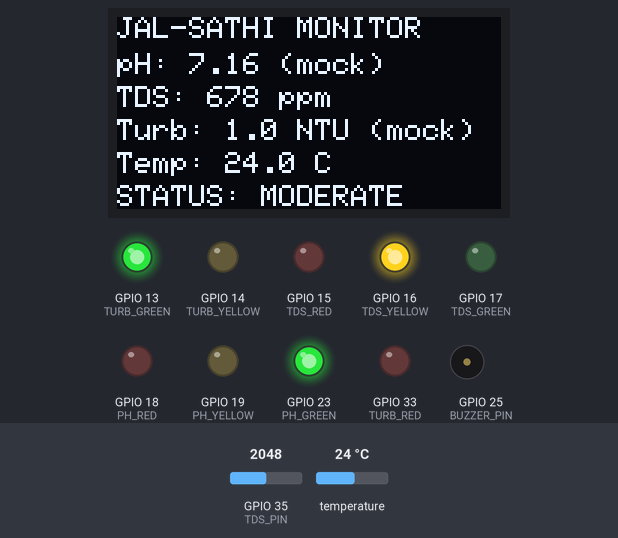
Simulated run of this sketch. Board: ESP32. Parts: 128×64 one-colour display, output pins drawn as LEDs (lit = HIGH), buzzer (waves = sounding, pin HIGH). Inputs (shaded band) come from the test bench; at power-on: temperature 24 °C, GPIO 35 (TDS_PIN) = 2048 (analog values on the 0–4095 scale). WiFi joins after 1.5 s; servers stay silent unless stated; uploads are accepted with an empty reply; random numbers use the default seed unless the sketch sets one; what the sketch prints to the serial monitor is not drawn.

Above: at 5.1 s.
5.2 s: temperature set to 13.7 °C
At 7.1 s:
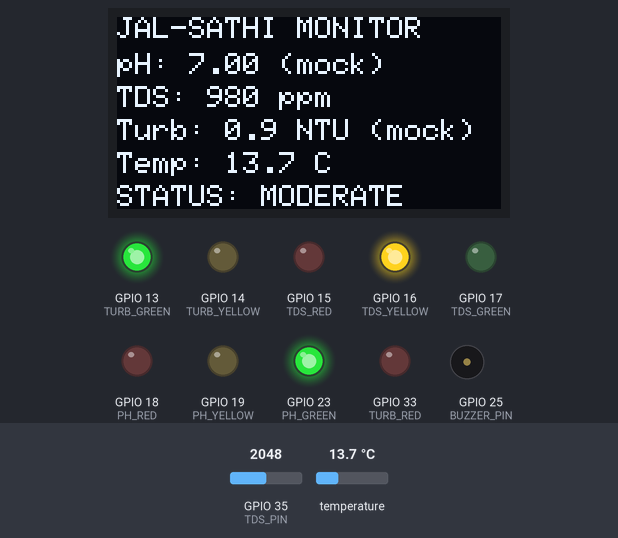
10.4 s: temperature set to 12.8 °C
At 13.0 s:
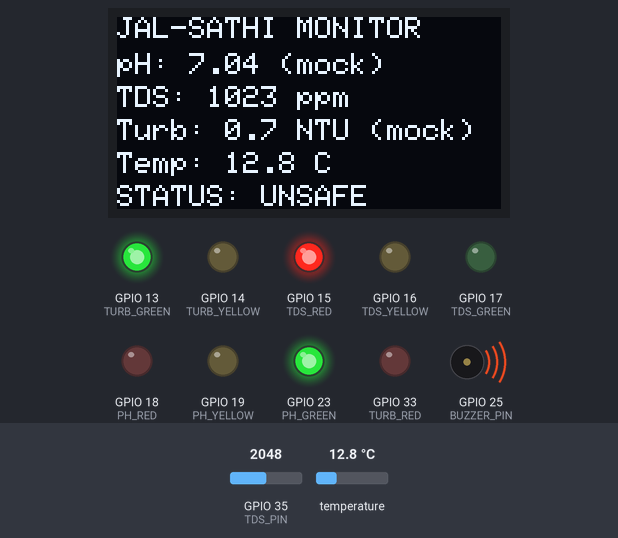
15.6 s: GPIO 35 (TDS_PIN) set to 1949
At 18.2 s:
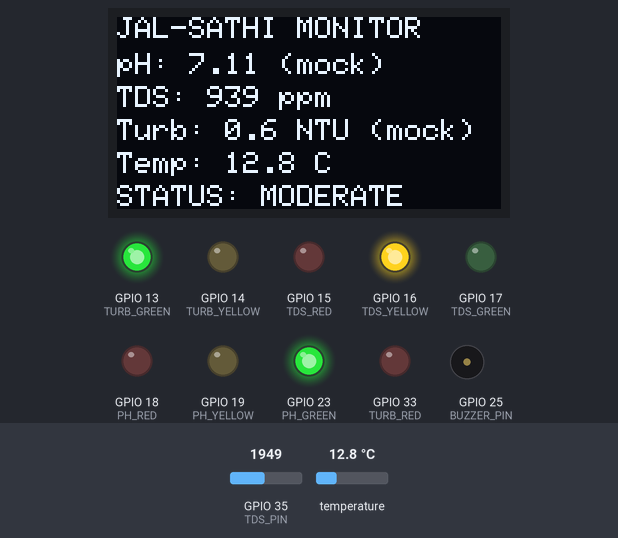
20.0 s: GPIO 35 (TDS_PIN) set to 1304
At 24.1 s:
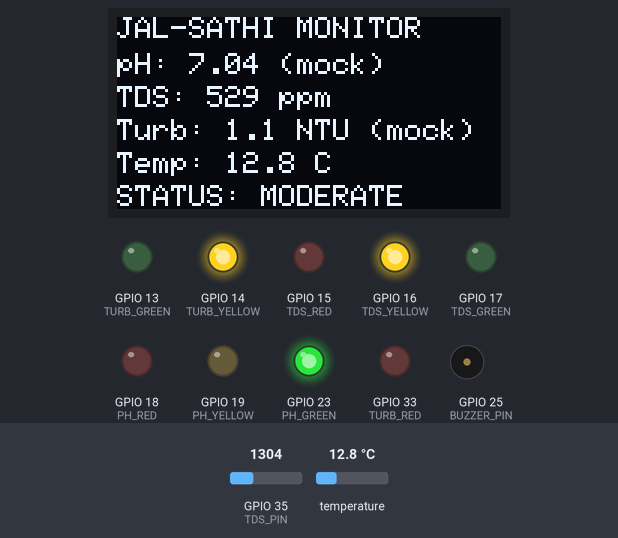
24.6 s: GPIO 35 (TDS_PIN) set to 1193
At 28.4 s:
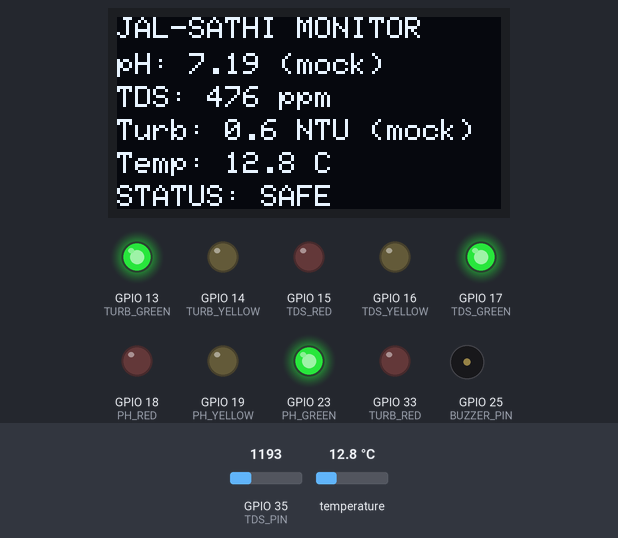
29.8 s: temperature set to 12 °C
At 31.9 s:
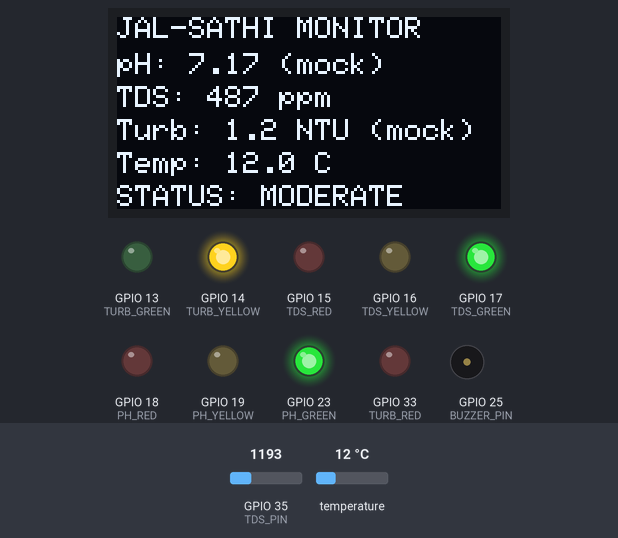
Timing chart, 0 to 33.9 s (numbered marks = the images above; inputs shaded):
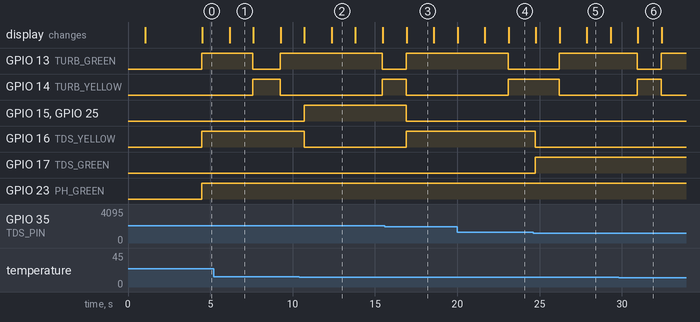

The sketch:

firmware.ino
```cpp
#include <WiFi.h>
#include <HTTPClient.h>
#include <ArduinoJson.h>
#include <Wire.h>
#include <Adafruit_GFX.h>
#include <Adafruit_SSD1306.h>
#include <OneWire.h>
#include <DallasTemperature.h>
#include <math.h>

// ================= NETWORK CONFIG =================
const char* ssid = "POCO X6 Neo 5G";
const char* password = "999000999";
const char* serverEndpoint = "http://10.179.39.203:5000/api/sensor-data";

// ================= PIN DEFINITIONS =================
#define TDS_PIN       35   // Real physical TDS sensor
#define ONE_WIRE_BUS  4    // DS18B20 digital temperature sensor

// 9-LED Status Matrix Pins
#define PH_GREEN   23
#define PH_YELLOW  19
#define PH_RED     18

#define TDS_GREEN  17
#define TDS_YELLOW 16
#define TDS_RED    15

#define TURB_GREEN 13
#define TURB_YELLOW 14
#define TURB_RED   33

#define BUZZER_PIN 25

#define SCREEN_WIDTH 128
#define SCREEN_HEIGHT 64
#define OLED_RESET -1
#define OLED_ADDR 0x3C

// ================= THRESHOLDS =================
#define PH_SAFE_MIN   6.5
#define PH_SAFE_MAX   8.5
#define PH_MOD_MIN    6.0
#define PH_MOD_MAX    9.0

#define TDS_SAFE_MAX  500
#define TDS_MOD_MAX   1000

#define TURB_SAFE_MAX 1.0
#define TURB_MOD_MAX  5.0

// ================= OBJECTS & GLOBAL VARS =================
Adafruit_SSD1306 display(SCREEN_WIDTH, SCREEN_HEIGHT, &Wire, OLED_RESET);
OneWire oneWire(ONE_WIRE_BUS);
DallasTemperature sensors(&oneWire);

bool phSafe = false, phModerate = false;
bool tdsSafe = false, tdsModerate = false;
bool turbSafe = false, turbModerate = false;

const unsigned long SEND_INTERVAL_MS = 3000;
unsigned long lastSendTime = 0;

// ================= LED HELPERS =================
void allLEDOff() {
  digitalWrite(PH_GREEN, LOW); digitalWrite(PH_YELLOW, LOW); digitalWrite(PH_RED, LOW);
  digitalWrite(TDS_GREEN, LOW); digitalWrite(TDS_YELLOW, LOW); digitalWrite(TDS_RED, LOW);
  digitalWrite(TURB_GREEN, LOW); digitalWrite(TURB_YELLOW, LOW); digitalWrite(TURB_RED, LOW);
}

void checkPH(float ph) {
  digitalWrite(PH_GREEN, LOW); digitalWrite(PH_YELLOW, LOW); digitalWrite(PH_RED, LOW);
  if (ph >= PH_SAFE_MIN && ph <= PH_SAFE_MAX) { digitalWrite(PH_GREEN, HIGH); phSafe = true; phModerate = false; }
  else if (ph >= PH_MOD_MIN && ph <= PH_MOD_MAX) { digitalWrite(PH_YELLOW, HIGH); phSafe = false; phModerate = true; }
  else { digitalWrite(PH_RED, HIGH); phSafe = false; phModerate = false; }
}

void checkTDS(float tds) {
  digitalWrite(TDS_GREEN, LOW); digitalWrite(TDS_YELLOW, LOW); digitalWrite(TDS_RED, LOW);
  if (tds <= TDS_SAFE_MAX) { digitalWrite(TDS_GREEN, HIGH); tdsSafe = true; tdsModerate = false; }
  else if (tds <= TDS_MOD_MAX) { digitalWrite(TDS_YELLOW, HIGH); tdsSafe = false; tdsModerate = true; }
  else { digitalWrite(TDS_RED, HIGH); tdsSafe = false; tdsModerate = false; }
}

void checkTurbidity(float turbidity) {
  digitalWrite(TURB_GREEN, LOW); digitalWrite(TURB_YELLOW, LOW); digitalWrite(TURB_RED, LOW);
  if (turbidity <= TURB_SAFE_MAX) { digitalWrite(TURB_GREEN, HIGH); turbSafe = true; turbModerate = false; }
  else if (turbidity <= TURB_MOD_MAX) { digitalWrite(TURB_YELLOW, HIGH); turbSafe = false; turbModerate = true; }
  else { digitalWrite(TURB_RED, HIGH); turbSafe = false; turbModerate = false; }
}

// ================= SENSOR READINGS =================
float readTemperature() {
  sensors.requestTemperatures();
  float tempC = sensors.getTempCByIndex(0);

  // DS18B20 returns -127.0 C if wiring/resistor is missing or pin is wrong
  if (tempC == DEVICE_DISCONNECTED_C || tempC <= -100.0) {
    Serial.println("  [WARN] DS18B20 Disconnected (-127C) -> Fallback to 25.0 C. Add 4.7k resistor on GPIO 4!");
    return 25.0;
  }
  return tempC;
}

float readTDS(float temperature) {
  long sum = 0;
  int samples = 30;

  // 30-sample averaging loop to remove ESP32 ADC noise spikes
  for (int i = 0; i < samples; i++) {
    sum += analogRead(TDS_PIN);
    delay(5);
  }

  int analogValue = sum / samples;

  // Ignore internal ESP32 ADC noise floor (ADC < 100 = 0 ppm)
  if (analogValue < 100) {
    Serial.print("  [DEBUG] Avg ADC: "); Serial.print(analogValue);
    Serial.println(" | Signal too low -> 0 ppm");
    return 0.0;
  }

  float voltage = analogValue * (3.3 / 4095.0);

  Serial.print("  [DEBUG] Avg ADC: "); Serial.print(analogValue);
  Serial.print("  | Voltage: "); Serial.println(voltage, 3);

  float compensationCoefficient = 1.0 + 0.02 * (temperature - 25.0);
  float compensationVoltage = voltage / compensationCoefficient;

  float tdsValue = (133.42 * pow(compensationVoltage, 3)
                    - 255.86 * pow(compensationVoltage, 2)
                    + 857.39 * compensationVoltage) * 0.5;

  return (tdsValue < 0) ? 0.0 : tdsValue;
}

// ================= WIFI =================
void connectWiFi() {
  Serial.print("Connecting to WiFi");
  WiFi.mode(WIFI_STA);
  WiFi.begin(ssid, password);
  while (WiFi.status() != WL_CONNECTED) {
    delay(500);
    Serial.print(".");
  }
  Serial.println("\nWiFi Connected! IP: " + WiFi.localIP().toString());
}

// ================= SETUP =================
void setup() {
  Serial.begin(115200);
  delay(1000);

  // Configure ESP32 ADC resolution and range
  analogReadResolution(12);
  analogSetAttenuation(ADC_11db);

  // Configure 9-LED Matrix & Buzzer
  pinMode(PH_GREEN, OUTPUT); pinMode(PH_YELLOW, OUTPUT); pinMode(PH_RED, OUTPUT);
  pinMode(TDS_GREEN, OUTPUT); pinMode(TDS_YELLOW, OUTPUT); pinMode(TDS_RED, OUTPUT);
  pinMode(TURB_GREEN, OUTPUT); pinMode(TURB_YELLOW, OUTPUT); pinMode(TURB_RED, OUTPUT);
  pinMode(BUZZER_PIN, OUTPUT);
  digitalWrite(BUZZER_PIN, LOW);
  allLEDOff();

  // Initialize I2C OLED Display
  Wire.begin(21, 22);
  if (!display.begin(SSD1306_SWITCHCAPVCC, OLED_ADDR)) {
    Serial.println("OLED not found! Continuing without display.");
  } else {
    display.clearDisplay();
    display.setTextColor(SSD1306_WHITE);
    display.setTextSize(1);
    display.setCursor(15, 25);
    display.println("Jal-Sathi System");
    display.display();
  }

  sensors.begin();
  randomSeed(analogRead(0));
  connectWiFi();
  delay(1000);
}

// ================= MAIN LOOP =================
void loop() {
  // 1. REAL HARDWARE SENSORS
  float temp = readTemperature();
  float tds = readTDS(temp);

  // 2. MOCK METRICS (Treated pH / Turbidity)
  float ph = 7.1 + (random(-10, 10) / 100.0);
  float turbidity = 0.8 + (random(-2, 5) / 10.0);

  // 3. UPDATE 9-LED STATUS MATRIX
  checkPH(ph);
  checkTDS(tds);
  checkTurbidity(turbidity);

  bool waterSafe = phSafe && tdsSafe && turbSafe;
  bool waterModerate = !waterSafe && ((phModerate || phSafe) && (tdsModerate || tdsSafe) && (turbModerate || turbSafe));
  bool alarm = !waterSafe && !waterModerate;

  digitalWrite(BUZZER_PIN, alarm ? HIGH : LOW);

  // 4. OLED DISPLAY UPDATE
  display.clearDisplay();
  display.setTextSize(1);
  display.setCursor(0, 0);  display.println("JAL-SATHI MONITOR");
  display.setCursor(0, 12); display.print("pH: "); display.print(ph, 2); display.print(" (mock)");
  display.setCursor(0, 23); display.print("TDS: "); display.print(tds, 0); display.println(" ppm");
  display.setCursor(0, 34); display.print("Turb: "); display.print(turbidity, 1); display.print(" NTU (mock)");
  display.setCursor(0, 45); display.print("Temp: "); display.print(temp, 1); display.println(" C");
  display.setCursor(0, 56);
  display.print(waterSafe ? "STATUS: SAFE" : waterModerate ? "STATUS: MODERATE" : "STATUS: UNSAFE");
  display.display();

  // 5. SERIAL MONITOR DIAGNOSTICS
  Serial.println("-------------------------");
  Serial.print("pH (mock): "); Serial.println(ph, 2);
  Serial.print("TDS (REAL): "); Serial.print(tds, 0); Serial.println(" ppm");
  Serial.print("Turbidity (mock): "); Serial.print(turbidity, 1); Serial.println(" NTU");
  Serial.print("Temperature (REAL): "); Serial.print(temp, 1); Serial.println(" C");
  Serial.println(waterSafe ? "STATUS: SAFE" : waterModerate ? "STATUS: MODERATE" : "STATUS: UNSAFE");

  // 6. TRANSMIT DATA TO FLASK BACKEND
  if (millis() - lastSendTime >= SEND_INTERVAL_MS) {
    lastSendTime = millis();
    if (WiFi.status() == WL_CONNECTED) {
      HTTPClient http;
      http.begin(serverEndpoint);
      http.addHeader("Content-Type", "application/json");
      http.setTimeout(5000);

      float raw_ph = 8.3 + (random(-10, 10) / 100.0);
      float raw_tds = 750.0 + (random(-15, 15) / 10.0);
      float raw_turb = 18.2 + (random(-10, 20) / 10.0);

      StaticJsonDocument<384> doc;
      doc["device_id"] = "ESP32_JH01";
      doc["temp"] = temp;
      doc["raw_ph"] = raw_ph;
      doc["raw_tds"] = raw_tds;
      doc["raw_turb"] = raw_turb;
      doc["treated_ph"] = ph;
      doc["treated_tds"] = tds;
      doc["treated_turb"] = turbidity;
      doc["alarm"] = !waterSafe;

      String requestBody;
      serializeJson(doc, requestBody);

      int httpResponseCode = http.POST(requestBody);
      if (httpResponseCode > 0) {
        Serial.print("Server Status: "); Serial.println(httpResponseCode);
      } else {
        Serial.print("POST failed: "); Serial.println(http.errorToString(httpResponseCode));
      }
      http.end();
    } else {
      Serial.println("WiFi Disconnected!");
    }
  }

  delay(500);
}
```

Measured:
- the behaviour switches between 13.3 and 13.2 °C on temperature (found by bisection; images 1 and 2)
- the behaviour switches between 2023 and 2022 on GPIO 35 (TDS_PIN) (found by bisection; images 2 and 3)
- the behaviour switches between 1245 and 1244 on GPIO 35 (TDS_PIN) (found by bisection; images 4 and 5)
- after the input at 10.4 s, GPIO 15 (TDS_RED), GPIO 25 (BUZZER_PIN): LOW → HIGH after 0.29 s; GPIO 16 (TDS_YELLOW): HIGH → LOW after 0.29 s
- after the input at 15.6 s, GPIO 15 (TDS_RED), GPIO 25 (BUZZER_PIN): HIGH → LOW after 1.3 s; GPIO 16 (TDS_YELLOW): LOW → HIGH after 1.3 s
- after the input at 24.6 s, GPIO 16 (TDS_YELLOW): HIGH → LOW after 0.14 s; GPIO 17 (TDS_GREEN): LOW → HIGH after 0.14 s
- what the display in image 1 shows lasts 1.4 s, from 6.2 s to 7.6 s
